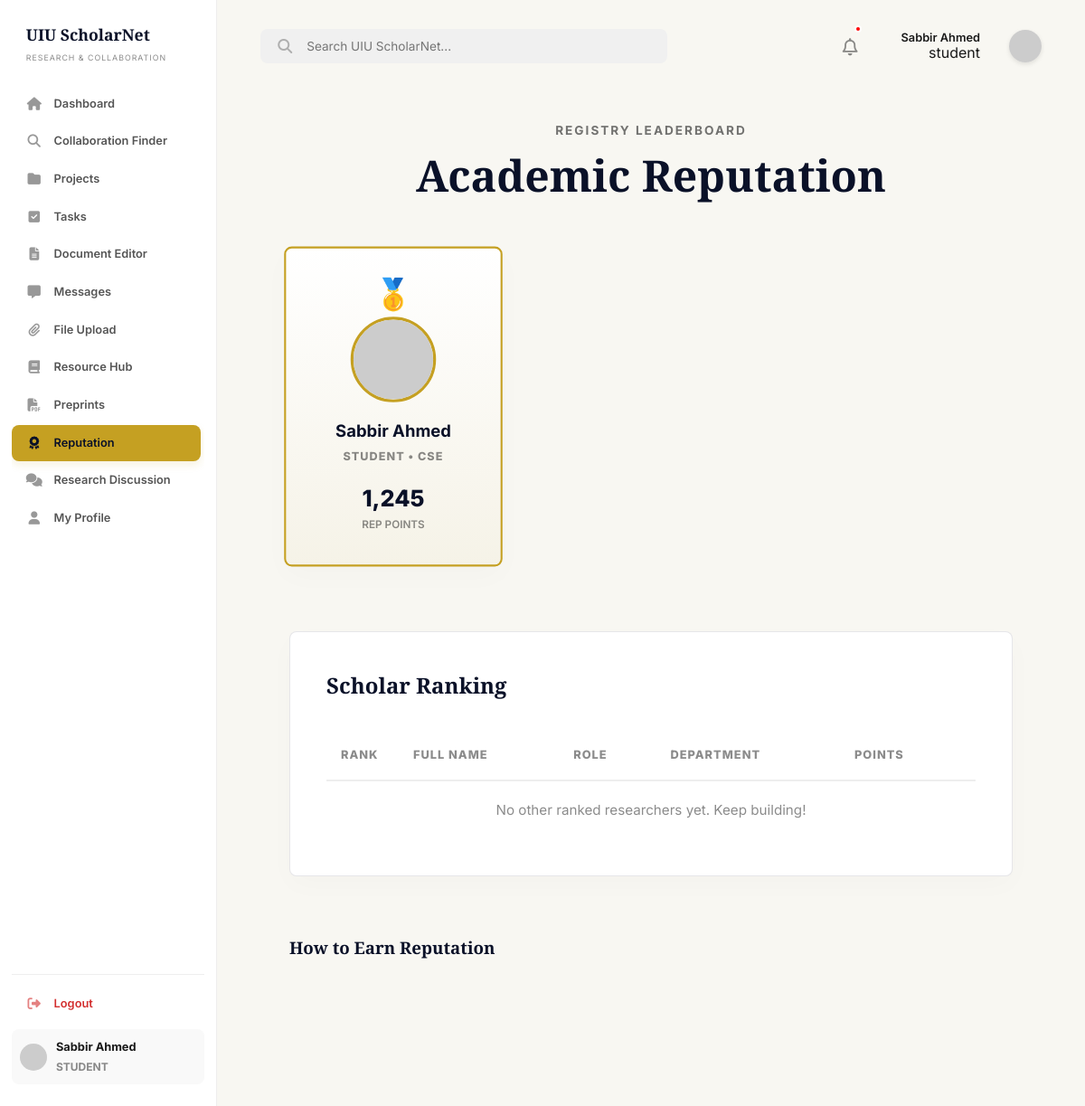
/dashboard/reputation.php (signed in), run on an earlier commit of the app's database.
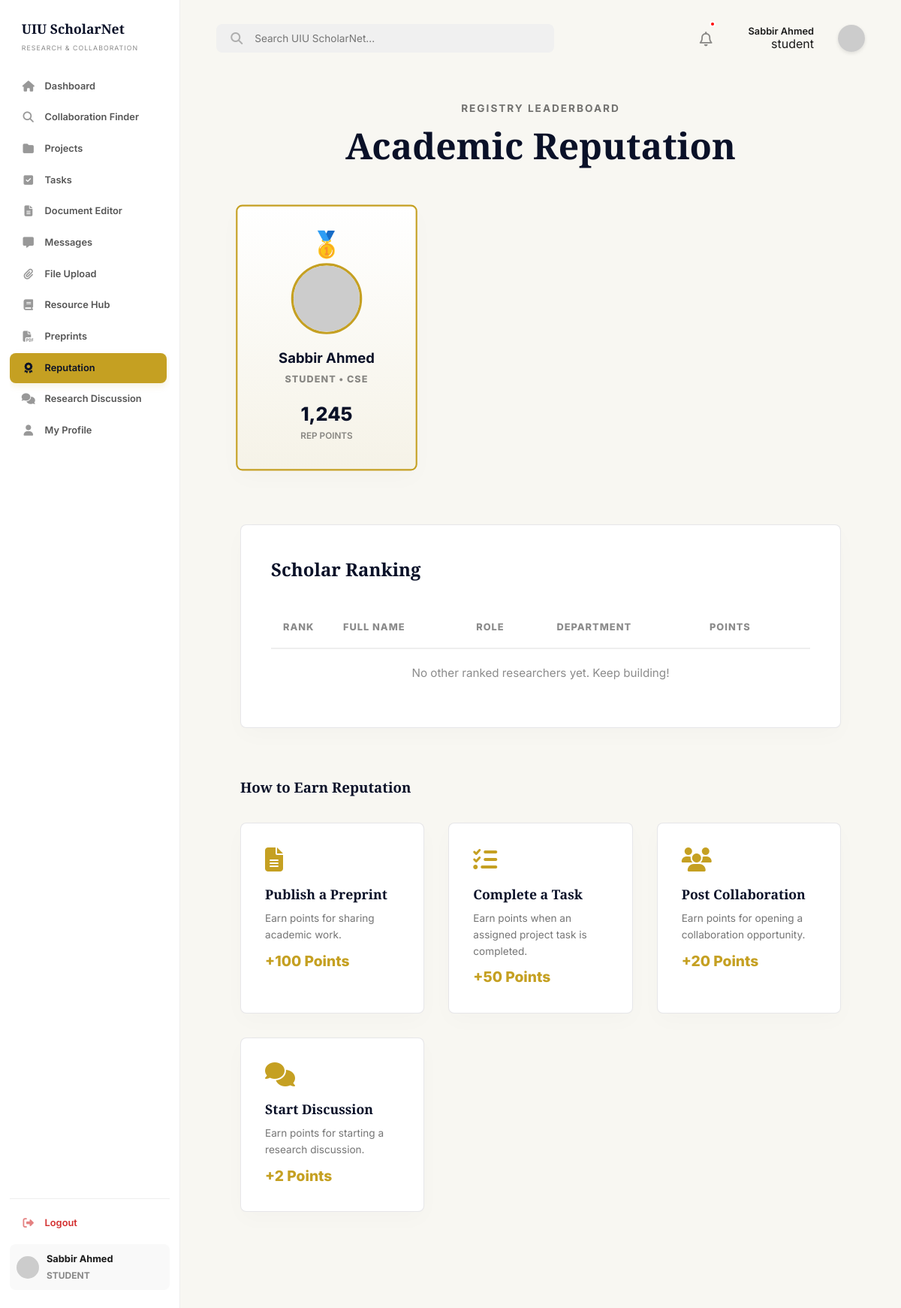
And on a later commit of the database.
### tables this page shows
CREATE TABLE IF NOT EXISTS users (
    id INT AUTO_INCREMENT PRIMARY KEY,
    full_name VARCHAR(100) NOT NULL,
    email VARCHAR(100) UNIQUE NOT NULL,
    password VARCHAR(255) NOT NULL,
    role ENUM('student', 'faculty') DEFAULT 'student',
    is_verified TINYINT(1) DEFAULT 1,
    account_status ENUM('active', 'banned') DEFAULT 'active',
    department VARCHAR(100),
    interests TEXT,
    skills TEXT,
    points INT DEFAULT 0,
    reputation INT DEFAULT 0,
    created_at TIMESTAMP DEFAULT CURRENT_TIMESTAMP
);

CREATE TABLE IF NOT EXISTS reputation_rules (
    id INT AUTO_INCREMENT PRIMARY KEY,
    action_key VARCHAR(100) NOT NULL UNIQUE,
    title VARCHAR(150) NOT NULL,
    description TEXT,
    points INT NOT NULL DEFAULT 0,
    icon VARCHAR(100) DEFAULT 'fa-solid fa-star'
);

### includes/auth_check.php (called while the page is built, shortened)
<?php
require_once('db_connect.php');
$user_id = (int)$_SESSION['user_id'];
$stmt = $conn->prepare("SELECT * FROM users WHERE id = ?");
$stmt->bind_param("i", $user_id);
$stmt->execute();
$user_result = $stmt->get_result();
$user_data = $user_result->fetch_assoc();
?>

### includes/db_connect.php (called while the page is built, shortened)
<?php
$host = getenv('DB_HOST') ?: "127.0.0.1";
$user = getenv('DB_USER') ?: "root";
$pass = getenv('DB_PASS');
if ($pass === false) {
    $pass = "";
}
$dbname = getenv('DB_NAME') ?: "uiu_scholarnet";
$port = getenv('DB_PORT') ?: 3306;
$conn = mysqli_connect($host, $user, $pass, $dbname, $port);
mysqli_set_charset($conn, "utf8mb4");
function db_query($sql, $params = [], $types = "") {
    global $conn;
    $stmt = $conn->prepare($sql);
    if (!$stmt->execute()) {
        die("Query execution failed: " . $stmt->error);
    }
    $result = $stmt->get_result();
    return $result;
}
?>

### dashboard/reputation.php (the view, shortened to what the rows shown need)
<?php
require_once('../includes/auth_check.php');
$leadRes = db_query("SELECT full_name, role, department, points FROM users ORDER BY points DESC LIMIT 100", [], "");
$ranked_users = [];
while ($row = $leadRes->fetch_assoc()) {
    $ranked_users[] = $row;
}
$reputation_rules = db_query("SELECT title, description, points, icon FROM reputation_rules ORDER BY points DESC", [], "");
$top_1 = isset($ranked_users[0]) ? $ranked_users[0] : null;
?>
<!DOCTYPE html>
<html lang="en">
<head>
    <link rel="stylesheet" href="https://cdnjs.cloudflare.com/ajax/libs/font-awesome/6.4.0/css/all.min.css">
    <link rel="stylesheet" href="../assets/css/style.css">
    <link rel="stylesheet" href="../assets/css/reputation.css">
</head>
<body class="dashboard-page">
    <?php include('../includes/sidebar.php'); ?>
    <main class="main-content">
        <?php include('../includes/header.php'); ?>
        <div class="reputation-container">
            <section class="reputation-headline">
                <h1>Academic Reputation</h1>
            </section>
            <div class="podium-grid">
                <?php if ($top_1): ?>
                <div class="podium-card podium-1st">
                    <div class="medal-badge">🥇</div>
                    <img src="https://ui-avatars.com/api/?name=<?php echo urlencode($top_1['full_name']); ?>&background=0a1128&color=fff&bold=true" class="podium-avatar" alt="Avatar">
                    <div class="podium-name"><?php echo htmlspecialchars($top_1['full_name']); ?></div>
                    <div class="podium-role"><?php echo htmlspecialchars($top_1['role']); ?> • <?php echo htmlspecialchars($top_1['department']); ?></div>
                    <div class="podium-points"><?php echo number_format($top_1['points']); ?></div>
                    <div class="podium-points-label">REP POINTS</div>
                </div>
                <?php endif; ?>
            </div>
            <div class="leaderboard-section">
                <table class="leaderboard-table">
                    <thead>
                        <tr>
                            <th class="th-rank-w">Rank</th>
                            <th>Full Name</th>
                            <th>Role</th>
                            <th>Department</th>
                            <th class="th-points-w">Points</th>
                        </tr>
                    </thead>
                </table>
            </div>
            <div class="earning-guide">
                <?php while ($rule = $reputation_rules->fetch_assoc()): ?>
                <div class="guide-card">
                    <i class="fa-solid <?php echo htmlspecialchars($rule['icon']); ?>"></i>
                    <h4><?php echo htmlspecialchars($rule['title']); ?></h4>
                    <p><?php echo htmlspecialchars($rule['description']); ?></p>
                    <span class="guide-points">+<?php echo number_format($rule['points']); ?> Points</span>
                </div>
                <?php endwhile; ?>
            </div>
        </div>
    </main>
</body>
</html>

### includes/sidebar.php (shortened to what the rows shown need)
<aside class="sidebar">
    <div class="sidebar-footer">
        <div class="user-profile-small">
            <div>
                <div class="user-name"><?php echo htmlspecialchars($user_data['full_name']); ?></div>
                <div class="user-role text-0-75rem fw-bold mt-2px">
                    <?php if ($user_data['role'] === 'admin'): ?>
                        <span class="color-admin">ADMIN</span>
                    <?php elseif ($user_data['role'] === 'faculty'): ?>
                        <span class="<?php echo isset($user_data['is_verified']) && $user_data['is_verified'] ? 'color-faculty-verified' : 'color-faculty-unverified'; ?>">
                            <?php echo isset($user_data['is_verified']) && $user_data['is_verified'] ? 'VERIFIED FACULTY' : 'UNVERIFIED FACULTY'; ?>
                        </span>
                    <?php else: ?>
                        <span class="color-student">STUDENT</span>
                    <?php endif; ?>
                </div>
            </div>
        </div>
    </div>
</aside>

### includes/header.php (shortened to what the rows shown need)
<header class="dash-header">
    <div class="header-actions flex-center-end">
        <div class="flex-column-end">
            <span class="fw-600 text-0-8rem text-color-primary"><?php echo htmlspecialchars($user_data['full_name'] ?? 'User'); ?></span>
            <?php if (isset($user_data['role'])): ?>
                <?php if ($user_data['role'] === 'admin'): ?>
                    <span class="role-admin">ADMIN</span>
                <?php elseif ($user_data['role'] === 'faculty' && isset($user_data['is_verified']) && $user_data['is_verified']): ?>
                    <span class="role-faculty"><i class="fa-solid fa-circle-check"></i> FACULTY</span>
                <?php elseif ($user_data['role'] === 'faculty' && isset($user_data['is_verified']) && !$user_data['is_verified']): ?>
                    <span class="role-unverified">UNVERIFIED</span>
                <?php else: ?>
                    <span class="role-default"><?php echo htmlspecialchars($user_data['role']); ?></span>
                <?php endif; ?>
            <?php endif; ?>
        </div>
    </div>
</header>

What changed in the data, as far as the page shows it:
added reputation_rules: title "Publish a Preprint", description "Earn points for sharing academic work.", points "100"
added reputation_rules: title "Complete a Task", description "Earn points when an assigned project task is completed.", points "50"
added reputation_rules: title "Post Collaboration", description "Earn points for opening a collaboration opportunity.", points "20"
added reputation_rules: title "Start Discussion", description "Earn points for starting a research discussion.", points "2"
